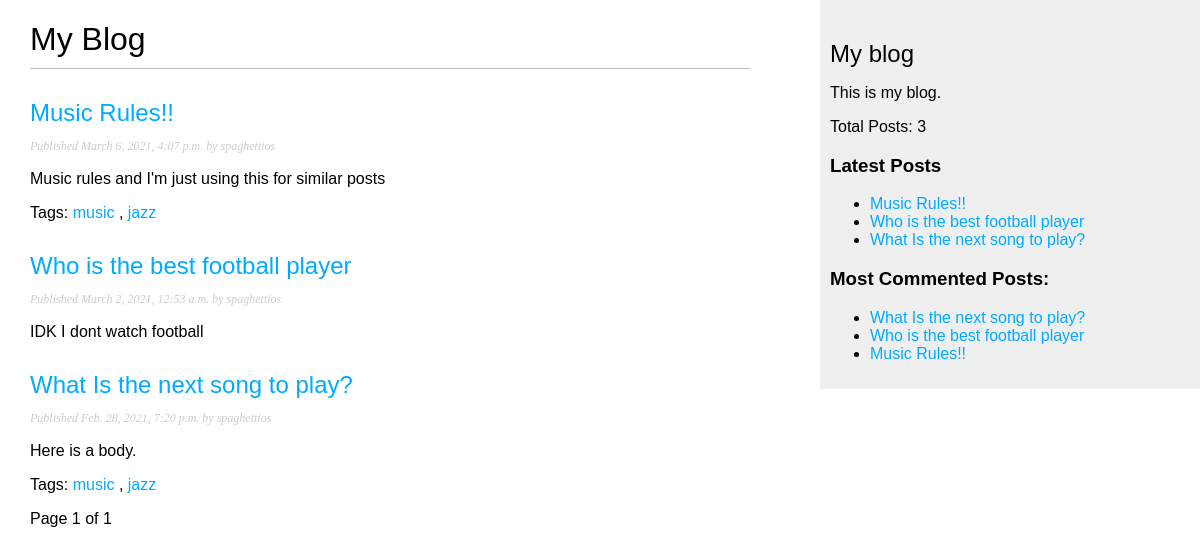
The page /blog/ on the database as committed earlier.
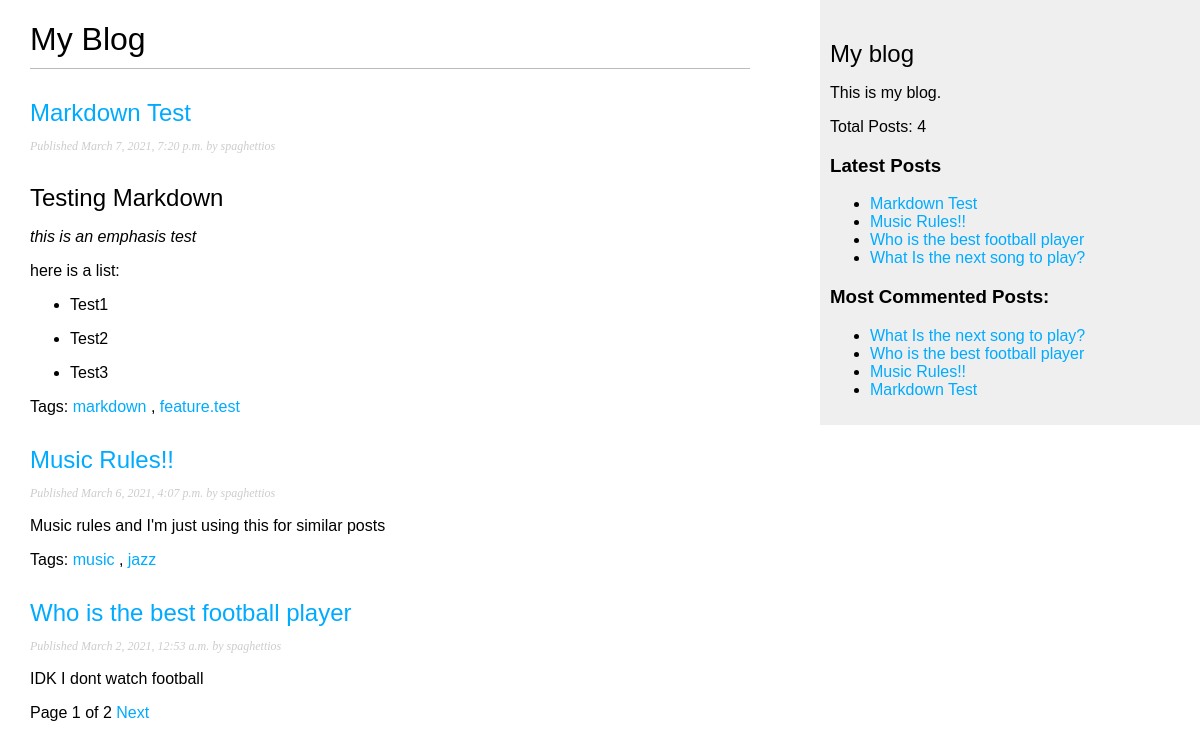
The same page on the database as committed later.
### blog/models.py (models this page shows, shortened)
class Post(models.Model):
    objects = models.Manager()
    published = PublishedManager()
    STATUS_CHOICES = (
        ('draft', 'Draft'),
        ('published', 'Published'),
    )
    title = models.CharField(max_length=250)
    slug = models.SlugField(max_length=250,
                            unique_for_date='publish')
    author = models.ForeignKey(User,
                            on_delete=models.CASCADE,
                            related_name='blog_posts')
    body = models.TextField()
    publish = models.DateTimeField(default=timezone.now)
    created = models.DateTimeField(auto_now_add=True)
    updated = models.DateTimeField(auto_now=True)
    status = models.CharField(max_length=10,
                            choices=STATUS_CHOICES,
                            default='draft')
    tags = TaggableManager()
    def get_absolute_url(self):
        return reverse('blog:post_detail',
                        args=[self.publish.year,
                            self.publish.month,
                            self.publish.day, self.slug])
    class Meta:
        ordering = ('-publish',)

### blog/views.py (the view)
# urls.py: path('', views.post_list, name='post_list'),
def post_list(request, tag_slug=None):
    object_list = Post.published.all()
    tag = None
    if tag_slug:
        tag = get_object_or_404(Tag, slug=tag_slug)
        object_list = object_list.filter(tags__in=[tag])
    paginator = Paginator(object_list, 3)
    page = request.GET.get('page')
    try:
        posts = paginator.page(page)
    except PageNotAnInteger:
        posts = paginator.page(1)
    except EmptyPage:
        posts = paginator.page(paginator.num_pages)
    return render(request,
                'blog/post/list.html',
                {'page': page,
                'posts': posts,
                'tag': tag})

### blog/models.py (called while the page is built)
    def get_queryset(self):
        return super(PublishedManager,
                    self).get_queryset()\
                        .filter(status='published')

### blog/templatetags/blog_tags.py (called while the page is built)
@register.simple_tag
def total_posts():
    return Post.published.count()

@register.inclusion_tag('blog/post/latest_posts.html')
def show_latest_posts(count=5):
    latest_posts = Post.published.order_by('-publish')[:count]
    return {'latest_posts': latest_posts}

@register.simple_tag
def get_most_commented_posts(count=5):
    return Post.published.annotate(
        total_comments=Count('comments')
    ).order_by('-total_comments')[:count]

@register.filter(name='markdown')
def markdown_format(text):
    return mark_safe(markdown.markdown(text))

### blog/templates/blog/post/list.html (shortened to what this page needs)
{% extends "blog/base.html" %}
{% load blog_tags %}
{% block content %}
    <h1>My Blog</h1>
        {% for post in posts %}
        <h2>
            <a href="{{ post.get_absolute_url }}">
                {{ post.title }}
            </a>
        </h2>
        <p class="date">
            Published {{ post.publish }} by {{ post.author }}
        </p>
        {{ post.body|markdown|truncatewords:30 }}
        {% if post.tags.all %}
            <p class="tags">Tags:
                {% for tag in post.tags.all %}
                    <a href="{% url "blog:post_list_by_tag" tag.slug %}">
                        {{ tag.name }}
                    </a>
                    {% if not forloop.last %}, {% endif %}
                {% endfor %}
            </p>
        {% endif %}
        {% endfor %}
    {% include "../pagination.html" with page=posts %}
{% endblock %}

### blog/templates/blog/base.html (shortened to what this page needs)
{% load static %}
{% load blog_tags %}
<!DOCTYPE html>
<html>
    <head>
        <link href="{% static 'css/blog.css' %}" rel="stylesheet">
    </head>
    <body>
        <div id="content">
            {% block content %}
            {% endblock %}
        </div>
        <div id="sidebar">
            <h2>My blog</h2>
            <p>This is my blog.</p>
            <p>Total Posts: {% total_posts %}</p>
            <h3>Latest Posts</h3>
            {% show_latest_posts %}
            <h3>Most Commented Posts:</h3>
            {% get_most_commented_posts as most_commented_posts %}
            <ul>
                {% for post in most_commented_posts %}
                    <li>
                        <a href="{{ post.get_absolute_url }}">{{ post.title }}</a>
                    </li>
                {% endfor %}
            </ul>
        </div>
    </body>
</html>

### blog/templates/blog/pagination.html (shortened to what this page needs)
<div class-"pagination">
    <span class="step-links">
        <span class="current">
            Page {{ page.number }} of {{ page.paginator.num_pages }}
        </span>
        {% if page.has_next %}
        <a href="?page={{ page.next_page_nuumber }}">Next</a>
        {% endif %}
    </span>
</div>

### blog/templates/blog/post/latest_posts.html
<ul>
    {% for post in latest_posts %}
        <li>
            <a href=""{{ post.get_absolute_url }}">{{ post.title }}</a>
        </li>
    {% endfor %}
</ul>

### blog/static/css/blog.css (style rules this page uses)
body { margin:0; padding:0; font-family:helvetica, sans-serif; }
a { color:#00abff; text-decoration:none; }
h1 { font-weight:normal; border-bottom:1px solid #bbb; padding:0 0 10px 0; }
h2 { font-weight:normal; margin:30px 0 0; }
#content { float:left; width:60%; padding:0 0 0 30px; }
#sidebar { float:right; width:30%; padding:10px; background:#efefef; height:100%; }
p.date { color:#ccc; font-family: georgia, serif; font-size: 12px; font-style: italic; }

Rows that differ between the two databases and show on the page:
no longer on one of the page's lists (row unchanged): Post: title "What Is the next song to play?", publish "Feb. 28, 2021, 7:20 p.m.", author "spaghettios", body "Here is a body."
added Post: title "Markdown Test", publish "March 7, 2021, 7:20 p.m.", author "spaghettios", body "Testing Markdown this is an emphasis test here is a list: Test1 Test2 Test3"
added Tag: name "markdown", shown under "Markdown Test"
added Tag: name "feature.test", shown under "Markdown Test"
computed for Post "What Is the next song to play?": loses Tag (name "music"); loses Tag (name "jazz")
Other text that changed with them:
{{ page.paginator.num_pages }}: "1" → "2"
text no longer shown: "3"
text now shown: "Next 4"
